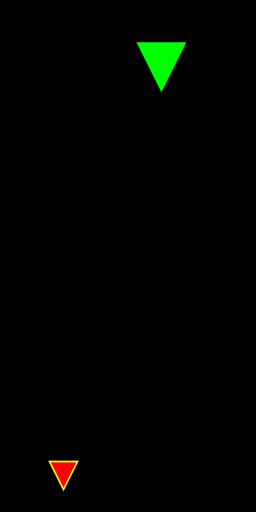
Frame 1 (no input)
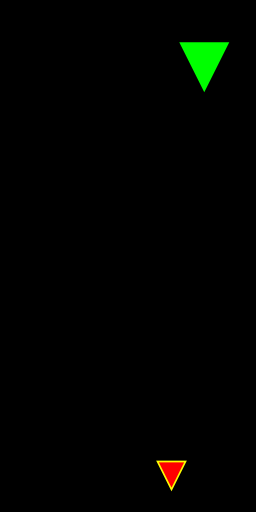
Frame 60 (the mouse pressed at the canvas centre just before this capture)
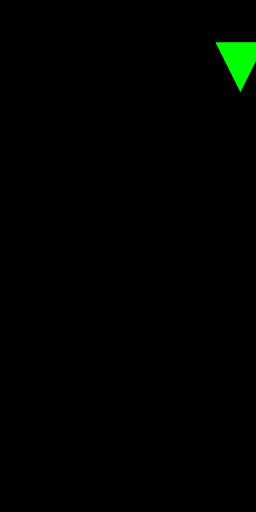
Frame 120 (the mouse held since frame 60 and released just before this capture)

The Processing sketch that drew these frames (run headless with seeded random() and noise(); from frame 60 on, the mouse is pressed at the canvas centre):

// Processing sketch: esercizio_1
// ── esercizio_1.pde
Shield s,gs;
float hY;

void setup()
{
  size(256,512);
  hY=height/2;
  s=new Shield(random(1,width),random(1,hY),random(-5,5));
  gs=new GreatShield(random(1,width),random(hY,height),random(-5,5));
}

void draw()
{
  background(0);
  s.run();
  gs.run();
 
}

void keyPressed()
{
  if((key=='r')||(key=='R'))
    setup();
}
// ── GreatShield.pde
class GreatShield extends Shield
{
  float sc,k;
  GreatShield(float _x, float _y, float _sx)
  {
    super(_x,_y,_sx);
    k=0.05;
    sc=0.5;
  }
  
  void display()
  {
    stroke(255,255,0);
    strokeWeight(3);
    fill(255,0,0);
    
    pushMatrix();
    translate(x,y);
    scale(sc);
    triangle(0,25,-25,-25,25,-25);
    popMatrix();
  }
  
  void move()
  {
    sc+=k;
    
    if(sc>2)
    {
      sc=2;
      k=-k;
    }
    else if(sc<0.5)
    {
      sc=0.5;
      k=-k;
    }
      
    super.move();
  }
  
    
}
// ── Shield.pde
class Shield
{
     float x,y,sx;
     
     Shield(float _x, float _y, float _sx)
     {
       x=_x; y=_y; sx=_sx;
     }
     
     void display()
     {
       noStroke();
       fill(0,255,0);
       triangle(x,y+25,x-25,y-25,x+25,y-25);
     }
     
     void move()
     {
       x-=sx;
       
       if(x>width+25)
       {
         x=-25;
       }
       else if(x<-25)
       {
         x=width+25;
       }
      
     }
     
     void run()
     {
       move();
       display();
     }
     
}
